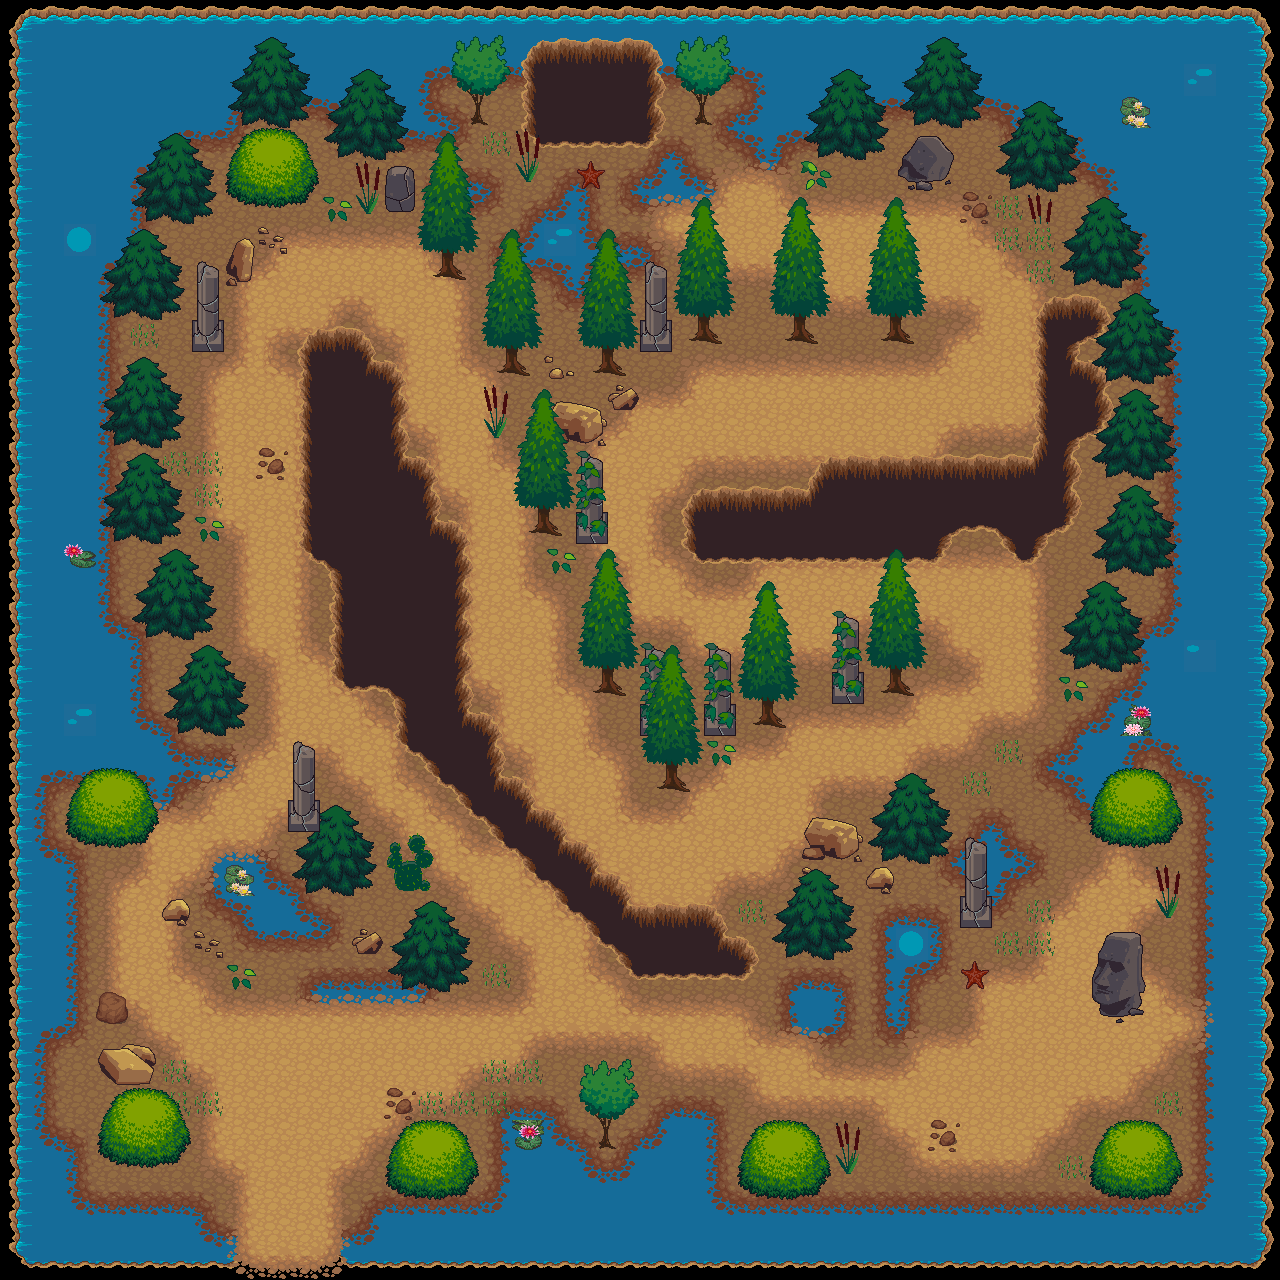

Rendered tile map (Tiled .tmx) drawn with the repository's tilesets; below, a short description and the map source with its tile grids summarised:
An orthogonal 40x40 tile map with 32x32 px tiles, 6 tile layers (background, ground, road, hole, ...), 2 tilesets and 169 objects.

<map version="1.4" tiledversion="1.4.3" orientation="orthogonal" renderorder="right-down" width="40" height="40" tilewidth="32" tileheight="32" infinite="0" nextlayerid="18" nextobjectid="184">
 <tileset firstgid="1" source="klipartz.com.tsx" />
 <tileset firstgid="1025" source="../Maps/klipartz.com.tsx" />
 <layer id="1" name="background" width="40" height="40">
  <data>[1600 cells, 1598 non-empty, 9 distinct tile ids]</data>
 </layer>
 <layer id="7" name="ground" width="40" height="40">
  <data>[1600 cells, 1186 non-empty, 13 distinct tile ids]</data>
 </layer>
 <layer id="9" name="road" width="40" height="40">
  <data>[1600 cells, 593 non-empty, 13 distinct tile ids]</data>
 </layer>
 <layer id="10" name="hole" width="40" height="40">
  <data>[1600 cells, 179 non-empty, 13 distinct tile ids]</data>
 </layer>
 <layer id="13" name="decorations" width="40" height="40">
  <data>[1600 cells, 112 non-empty, 44 distinct tile ids]</data>
 </layer>
 <objectgroup id="15" name="exits">
  <object id="2" x="537.333" y="58.6667" width="112" height="86.6667" />
  <object id="174" x="219.036" y="1181.79" width="140" height="26.75" />
 </objectgroup>
 <objectgroup id="16" name="collisions">
  <object id="3" x="229.5" y="181.5" width="87.5" height="26.5" />
  <object id="4" x="440.75" y="238" width="14" height="41.5" />
  <object id="5" x="503.333" y="336.333" width="16.3333" height="37.1667" />
  <object id="6" x="536" y="489" width="16" height="48" />
  <object id="7" x="577" y="513.5" width="31.25" height="30.5" />
  <object id="8" x="601.75" y="649" width="11.75" height="48" />
  <object id="9" x="638" y="668" width="47" height="65" />
  <object id="10" x="664.75" y="736.5" width="14.5" height="54" />
  <object id="13" x="600.167" y="333.833" width="14.1667" height="40.3333" />
  <object id="14" x="640.5" y="320" width="31.3333" height="31.1667" />
  <object id="15" x="695.667" y="303.667" width="14.5" height="38.5" />
  <object id="17" x="792" y="296.5" width="15" height="45.5" />
  <object id="19" x="888.833" y="298" width="14" height="42.6667" />
  <object id="20" x="897.333" y="167" width="57.6667" height="19.3333" />
  <object id="21" x="811.334" y="103.667" width="71" height="50.3333" />
  <object id="22" x="901.333" y="77.6667" width="85.6667" height="51" />
  <object id="23" x="1010.33" y="169" width="60.6666" height="19.3333" />
  <object id="24" x="1069.17" y="259.083" width="65.8333" height="24.25" />
  <object id="25" x="1040" y="305.333" width="58" height="30.6667" />
  <object id="26" x="1045" y="325.333" width="28.6667" height="83.6667" />
  <object id="27" x="1038.67" y="365.667" width="66" height="59.6667" />
  <object id="28" x="1035" y="409" width="38" height="87" />
  <object id="29" x="982" y="464.333" width="91.6667" height="57.3333" />
  <object id="30" x="1000" y="514" width="41.3333" height="39.3333" />
  <object id="31" x="1054.67" y="417.333" width="33.3333" height="22.3333" />
  <object id="32" x="1039.67" y="517.333" width="24" height="16.3333" />
  <object id="33" x="899.333" y="474" width="97.3333" height="50.6667" />
  <object id="34" x="821.333" y="472.333" width="93.6667" height="45" />
  <object id="35" x="834.333" y="511" width="105" height="46.3333" />
  <object id="36" x="928.333" y="515.333" width="26.6667" height="18.6667" />
  <object id="37" x="773.333" y="495.333" width="69.6667" height="58" />
  <object id="38" x="796.333" y="486.667" width="44.3333" height="19.3333" />
  <object id="39" x="781.667" y="544.667" width="61.6667" height="16.6667" />
  <object id="40" x="704" y="490.333" width="81" height="70.3333" />
  <object id="41" x="688.333" y="498.333" width="31" height="59.6667" />
  <object id="42" x="703.917" y="704.083" width="31.6667" height="31.3333" />
  <object id="43" x="760.583" y="680.5" width="13.5833" height="44.4167" />
  <object id="44" x="832.833" y="671.917" width="31.0833" height="32" />
  <object id="45" x="888.75" y="652.917" width="13.5833" height="39.0833" />
  <object id="46" x="870" y="836.666" width="80.3333" height="21.6667" />
  <object id="47" x="775.334" y="932.334" width="79.3333" height="19.6667" />
  <object id="48" x="958.333" y="895.666" width="33.3333" height="33.3334" />
  <object id="49" x="395.667" y="963" width="76" height="26.3334" />
  <object id="50" x="303.75" y="863" width="66.25" height="23.5" />
  <object id="51" x="288.5" y="799.75" width="30.5" height="31.75" />
  <object id="52" x="174.5" y="700.25" width="60.5" height="22.75" />
  <object id="53" x="144.75" y="606.25" width="58.5" height="24.75" />
  <object id="54" x="116" y="512.5" width="58.25" height="31.25" />
  <object id="55" x="117.75" y="416.5" width="49.5" height="28.5" />
  <object id="56" x="191.25" y="319.75" width="32.25" height="34.5" />
  <object id="57" x="116.5" y="289.75" width="56" height="25.75" />
  <object id="58" x="152.75" y="192.5" width="45.75" height="26.5" />
  <object id="59" x="235.75" y="97" width="79.25" height="25" />
  <object id="60" x="349.5" y="138.75" width="36" height="16.5" />
  <object id="61" x="472.5" y="72.25" width="11" height="56.5" />
  <object id="62" x="680.667" y="74" width="40" height="51.6667" />
  <object id="63" x="75.25" y="820.584" width="71.9166" height="20.5" />
  <object id="64" x="105" y="1142.92" width="74.1667" height="20.5" />
  <object id="65" x="388.917" y="1172.33" width="85.3333" height="17.9167" />
  <object id="66" x="402.5" y="1119" width="0.25" height="5.5" />
  <object id="67" x="598.25" y="1114.75" width="15" height="36.25" />
  <object id="68" x="737.667" y="1174.67" width="96.3333" height="19.3334" />
  <object id="69" x="1085.83" y="1167.58" width="100.75" height="26.0833" />
  <object id="70" x="1093.5" y="991.667" width="55.0833" height="27.1667" />
  <object id="72" x="1083" y="821.666" width="104.333" height="20.3333" />
  <object id="73" x="1066.5" y="647.083" width="70.25" height="21" />
  <object id="74" x="1094.25" y="554.417" width="80.5" height="15.1667" />
  <object id="76" x="1099.92" y="449.167" width="74.5" height="24.4167" />
  <object id="78" x="1095.42" y="349.75" width="77.1667" height="25.5833" />
  <object id="79" x="305" y="336" width="71.5" height="216" />
  <object id="80" x="366.5" y="365.5" width="33" height="133.5" />
  <object id="81" x="317" y="543" width="93.5" height="32.5" />
  <object id="82" x="333" y="564.5" width="73.5" height="119" />
  <object id="83" x="362.5" y="452.5" width="66" height="126.5" />
  <object id="84" x="406.5" y="520" width="55" height="211.5" />
  <object id="85" x="392" y="676" width="25.5" height="25.5" />
  <object id="86" x="408" y="712" width="68.5" height="52.5" />
  <object id="87" x="442" y="731" width="51" height="59.5" />
  <object id="88" x="475.5" y="781" width="45" height="43.5" />
  <object id="89" x="494" y="809" width="51.5" height="41" />
  <object id="90" x="526.5" y="828.5" width="39" height="47.5" />
  <object id="91" x="555.5" y="859.5" width="41" height="49" />
  <object id="92" x="577.5" y="874" width="40" height="56" />
  <object id="93" x="600" y="905.5" width="46" height="46" />
  <object id="94" x="633" y="916.5" width="87.5" height="57" />
  <object id="95" x="709" y="940" width="40" height="33.5" />
  </objectgroup>
 <objectgroup id="17" name="enemies">
  <!-- 8 objects omitted --></objectgroup>
 <layer id="8" name="foreground" width="40" height="40">
  <data>[1600 cells, 415 non-empty, 61 distinct tile ids]</data>
 </layer>
</map>
<!-- 81 of 169 objects omitted -->
